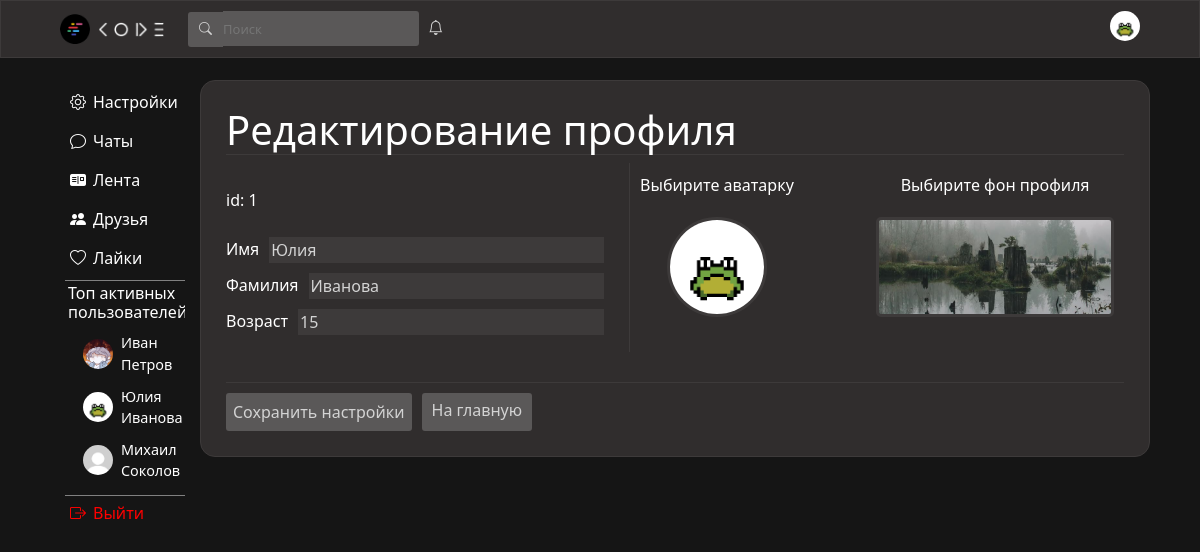
The app's page /settings (signed in) with its own data.
### data/users.py (models this page shows, shortened)
class User(SqlAlchemyBase, UserMixin, SerializerMixin):
    __tablename__ = "users"
    id = sqlalchemy.Column(sqlalchemy.Integer, primary_key=True, autoincrement=True)
    surname = sqlalchemy.Column(sqlalchemy.String)
    name = sqlalchemy.Column(sqlalchemy.String)
    age = sqlalchemy.Column(sqlalchemy.Integer)
    city = sqlalchemy.Column(sqlalchemy.String)
    email = sqlalchemy.Column(sqlalchemy.String, unique=True)
    hashed_password = sqlalchemy.Column(sqlalchemy.String)
    post_ids = sqlalchemy.Column(sqlalchemy.String)
    comment_ids = sqlalchemy.Column(sqlalchemy.String)
    post_like_ids = sqlalchemy.Column(sqlalchemy.String)
    post_like_guide_category_ids = sqlalchemy.Column(sqlalchemy.String)
    post_like_ideas_category_ids = sqlalchemy.Column(sqlalchemy.String)
    post_like_mems_category_ids = sqlalchemy.Column(sqlalchemy.String)
    post_like_common_category_ids = sqlalchemy.Column(sqlalchemy.String)
    friends_ids = sqlalchemy.Column(sqlalchemy.String)
    friends_requests = sqlalchemy.Column(sqlalchemy.String)
    own_requests = sqlalchemy.Column(sqlalchemy.String)
    chats_ids = sqlalchemy.Column(sqlalchemy.String)
    img_profile = sqlalchemy.Column(sqlalchemy.String)
    img_avatar = sqlalchemy.Column(sqlalchemy.String)
    sex = sqlalchemy.Column(sqlalchemy.String)
    private_chat_ids = sqlalchemy.Column(sqlalchemy.String)
    modified_date = sqlalchemy.Column(sqlalchemy.DateTime, default=datetime.datetime.now)
    comments = orm.relationship("Comments", back_populates='user')
    posts = orm.relationship("Posts", back_populates='user')

### server.py (the view, shortened to what this page needs)
@app.route("/settings", methods=["GET", "POST"])
def settings():
    if not current_user.is_authenticated:
        return redirect("/")
    form2 = SettingsForm()
    form = SerchUserForm()
    if form.validate_on_submit() and form.serch_user_id.data:
        return redirect(f"/id/{form.serch_user_id.data}")
    db_sess = db_session.create_session()
    friend_requests = current_user.friends_requests
    friends_from_request = []
    if friend_requests:
        for i in friend_requests.split(","):
            friends_from_request.append(db_sess.query(User).filter(User.id == int(i)).first())
    name = current_user.name
    surname = current_user.surname
    age = current_user.age
    form2.client_id.data = current_user.id
    if request.method == "GET":
        form2.name.data = name
        form2.surname.data = surname
        form2.age.data = age
        form2.client_id.data = current_user.id
        return render_template(
            "setings.html",
            form=form,
            ClientId=f"/id/{current_user.id}",
            form2=form2,
            friends_from_request=friends_from_request,
            seeFilter=False,
            top_users=get_activ(db_sess),
            user=current_user
        )

### forms/edit_profile.py
class SettingsForm(FlaskForm):
    client_id = StringField('ID', render_kw={'readonly': True})
    name = StringField('Имя', validators=[DataRequired()])
    surname = StringField('Фамилия', validators=[DataRequired()])
    age = IntegerField('Возраст', validators=[DataRequired()])
    avatar = FileField('Выбирите фото профиля')
    background = FileField('Выбирите фон профиля')
    submit = SubmitField('Сохранить настройки')

### forms/serch_user.py
class SerchUserForm(FlaskForm):
    serch_user_id = StringField()

### data/db_session.py (called while the page is built)
def create_session() -> Session:
    global __factory
    return __factory()

### server.py (called while the page is built)
def get_activ(db_sess):
    active_users = []
    for user in db_sess.query(User).all():
        likes_count = len(user.post_like_ids.split(",")) if user.post_like_ids else 0
        posts_count = len(user.post_ids.split(",")) if user.post_ids else 0
        activity_score = likes_count + 2 * posts_count
        if activity_score > 0:
            active_users.append({
                'user': user,
                'score': activity_score
            })
    active_users.sort(key=lambda x: x['score'], reverse=True)
    top_users = [item['user'] for item in active_users[:3]]
    return top_users

@login_manager.user_loader
def load_user(user_id):
    db_sess = db_session.create_session()
    return db_sess.query(User).get(user_id)

### templates/setings.html (shortened to what this page needs)
{% extends "base.html" %}
{% block content %}
    <div class="edit-profile-form">
        <h1 class="edit-title">Редактирование профиля</h1>
        <form method="post" enctype="multipart/form-data">
            <div style="display: flex; flex-direction: row;">
                <div class="grop-inputs">
                    <p class="id">id: {{ form2.client_id.data }}</p>
                    <div class="input-with-lbl">
                        {{ form2.name.label(class="edit-label-text") }}<br>
                        {{ form2.name(class="text-input-edit") }}
                    </div>
                    <div class="input-with-lbl">
                        {{ form2.surname.label(class="edit-label-text") }}<br>
                        {{ form2.surname(class="text-input-edit") }}
                    </div>
                    <div class="input-with-lbl">
                        {{ form2.age.label(class="edit-label-text") }}<br>
                        {{ form2.age(class="text-input-edit") }}
                    </div>
                </div>
                <div style="display: flex; flex-direction: row; justify-content: space-between; padding: 10px;" class="grop-inputs-file">
                    <div class="input-file-with-lbl">
                        <label style="display: flex; flex-direction: column; align-items: center; justify-content: center;" for="avatar" >
                            <p style="color: white; margin-bottom: 20px;">Выбирите аватарку</p>
                            <div style="position: relative; top:0; left: 0; width: 100px; height: 100px; border-color: #3d3a3a;" class="avatar-box">
                                <img id="avatar-preview" class="avatar-img" style="width: 100px; height: 100px;" src="{{ user.img_avatar or '../static/img/avatar.jpg' }}">
                            </div>
                        </label>
                    </div>
                    <div class="input-file-with-lbl">
                        <label style="display: flex; flex-direction: column; align-items: center; justify-content: center;" for="background" >
                            <p style="color: white; margin-bottom: 20px;">Выбирите фон профиля</p>
                            <div style="position: relative; top:0; left: 0; width: 238px; height: 100px; border-color: #3d3a3a; border-radius: 5px;" class="avatar-box">
                                <img id="background-preview" class="avatar-img" style="width: 238px; height: 100px;" src="{{ user.img_profile or '../static/img/profile_img.jpg' }}">
                            </div>
                        </label>
                    </div>
                </div>
            </div>
            <div style="border-top: 1px solid #3d3a3a; padding-top: 10px; margin-top: 30px;">
                <div style="display: flex; flex-direction: row;">{{ form2.submit(class="submit") }}<a style="color: lightgray; margin-left: 10px;" class="back-create-chat" href="/main">На главную</a></div>
            </div>
        </form>
    </div>
{% endblock %}

### templates/base.html (shortened to what this page needs)
<!DOCTYPE html>
<html lang="en">
<head>
    <link rel="stylesheet"
    href="https://cdn.jsdelivr.net/npm/bootstrap@5.0.0-beta1/dist/css/bootstrap.min.css"
>
        <link href="https://cdn.jsdelivr.net/npm/bootstrap@5.3.2/dist/css/bootstrap.min.css" rel="stylesheet">
    <link rel="stylesheet" href="https://cdn.jsdelivr.net/npm/bootstrap-icons@1.8.1/font/bootstrap-icons.css">
    <link rel="stylesheet" type="text/css" href="../static/css/style.css" />
</head>
<body>
    <header style="z-index: 99999999;">
        <div class="wrapper">
            <div style="text-align: left;">
                <img src="../static/img/logo.png" class="logo">
                <img src="../static/img/name.png" class="name">
                <form style="position: relative;" class="serch-form" method="post">
                    <i class="bi bi-search serch-img"></i>{{ form.serch_user_id(id="serch", class="serch", style="padding: 0px;", placeholder="Поиск") }}
                </form>
                <div style="display: inline-block; position: relative;">
                    <i onclick="event.stopPropagation()" class="bi bi-bell bell-style"></i>
                </div>
            </div>
            <div style="text-align: right; min-width: 30px;">
                <div class="avatar-box-heder">
                    {% if current_user.img_avatar %}
                        <a id="avatar-img-heder-linck" href={{ClientId}}><img class="avatar-img-heder" src="{{current_user.img_avatar}}" alt=""></a>
                    {% else %}
                        <a id="avatar-img-heder-linck" href={{ClientId}}><img class="avatar-img-heder" src="../static/img/avatar.jpg"></a>
                    {% endif %}
                </div>
            </div>
        </div>
    </header>
    <main>
        <div class="something">
            <div class="menu">
                <ul style="position: sticky; top: 70px;">
                    <li class="menu-li"><a href="/settings"><i style="margin-right: 7px;" class="bi bi-gear"></i>Настройки</a></li>
                    <li class="menu-li"><a href="/chats"><i style="margin-right: 7px;" class="bi bi-chat"></i>Чаты</a></li>
                    <li class="menu-li"><a href="/main"><i style="margin-right: 7px;" class="bi bi-postcard-fill"></i>Лента</a></li>
                    <li class="menu-li"><a href="/friends"><i style="margin-right: 7px;" class="bi bi-people-fill"></i>Друзья</a></li>
                    <li class="menu-li"><a href="/likes"><i style="margin-right: 7px;" class="bi bi-heart"></i>Лайки</a></li>
                    <li style="list-style: none; border-top: 1px solid gray; border-bottom: 1px solid gray; width: 120px; overflow: hidden; padding: 3px;">
                        <h6 style="color: white;">Топ активных пользователей:</h6>
                        {% if top_users %}
                            <div class="top-users-list" style="margin-left: 15px;">
                                {% for user in top_users[:3] %}
                                    <div class="top-user-item" style="margin-bottom: 10px;">
                                        <a href="/id/{{ user.id }}" style="display: flex; align-items: center; text-decoration: none; color: inherit;">
                                            <img src="{{ user.img_avatar or '../static/img/avatar.jpg' }}"
                                                 style="width: 30px; height: 30px; border-radius: 50%; margin-right: 8px; object-fit: cover;">
                                            <span style="color: white;">{{ user.name }} {{ user.surname }}</span>
                                        </a>
                                    </div>
                                {% endfor %}
                            </div>
                        {% else %}
                            <p style="color: #999; font-size: 0.9rem; margin-left: 15px;">Пока нет активных пользователей</p>
                        {% endif %}
                    </li>
                    {% if current_user.is_authenticated %}
                        <li style="color: red;" class="menu-li"><a style="color: red;" href="/logout"><i style="margin-right: 7px; color: red;" class="bi bi-box-arrow-right"></i>Выйти</a></li>
                    {% endif %}
                </ul>
            </div>
            <div class="user-info">
                {% block content %}{% endblock %}
            </div>
        </div>
    </main>
</body>
</html>

### static/css/style.css (style rules this page uses)
body { background-color: #151515; }
.wrapper { display: flex; justify-content: space-between; padding: 10px; width: 1100px; }
.logo { height: 30px; width: auto; margin-right: 5px; }
.top-users-list { margin-top: 10px; }
.top-user-item { transition: transform 0.2s; }
.top-user-item span { font-size: 0.9rem; color: #e0e0e0; }
.name { width: auto; height:15px; }
.serch-form { display: inline-block; }
.serch { box-sizing: border-box; border: none; background-color: #5a5858; color: lightgray; outline: 0; border-radius: 0px 3px 3px 0px; height: 35px; font-size: 13px; }
.serch-img { position: relative; display: inline-block; background-color: #5a5858; color: lightgray; border-radius: 3px 0px 0px 3px; height: 35px; width: 35px; text-align: center; line-height: 35px; font-size: 13px; margin-left: 20px; }
.bell-style { color: lightgray; margin-left: 5px; font-size: 15px; }
main { margin-top: 70px; display: flex; flex-direction: column; align-items: center; min-width: 1100px; }
.avatar-box { position: absolute; top:-65px; left: 20px; overflow:hidden; width:150px; height:150px; border: 3px solid #302d2d; border-radius: 50%; }
.avatar-img { position: absolute; top:50%; left:50%; transform:translate(-50%,-50%); width:150px; height:150px; object-fit:cover; }
.avatar-img-heder { position: absolute; top:50%; left:50%; transform:translate(-50%,-50%); width:30px; height:30px; object-fit:cover; }
.avatar-box-heder { position: relative; overflow:hidden; width:30px; height:30px; border-radius: 50%; }
.user-info { display: flex; flex-direction: column; align-items: center; }
.menu { width: 145px; margin-right: 5px; }
.menu-li { list-style-type: none; }
.menu-li:not(:last-child) { margin-bottom: 5px; }
.menu-li a, .menu-li p { display: block; color: white; border-radius: 5px; text-decoration: none; padding: 5px; }
.menu ul { margin-top: 15px; padding-left: 15px; }
.something { box-sizing: border-box; display: flex; flex-direction: row; justify-content: center; width: 1100px; }
header { top:0; position: fixed; display: flex; justify-content: center; background-color: #302d2d; border: 1px solid #3d3a3a; left: 0; right: 0; }
.edit-profile-form { box-sizing: border-box; width: 950px; padding: 25px; background-color: #302d2d; border: 1px solid #3d3a3a; border-radius: 15px; margin-top: 10px; }
.text-input-edit { width: 100%; box-sizing: border-box; background-color: #3d3a3a; color: lightgray; border: none; outline: 0; }
.edit-title { color: white; border-bottom: #3d3a3a 1px solid; }
.edit-label-text { color: white; margin-right: 10px; }
.id { margin-top: 25px; margin-bottom: 25px; color: white; }
.grop-inputs { box-sizing: border-box; width: 45%; text-align: left; padding-right: 25px; border-right: #3d3a3a 1px solid; }
.input-with-lbl { display: flex; flex-direction: row; }
.input-with-lbl:not(:last-child) { margin-bottom: 10px; }
.grop-inputs-file { width: 55%; }
.input-file-with-lbl:not(:last-child) { margin-bottom: 25px; }
.submit { border: none; color: lightgray; background-color: #5a5858; border-radius: 3px; padding: 7px; }
.back-create-chat { color: white; text-decoration: none; background-color: #5a5858; border-radius: 3px; padding: 5px 10px; }

### records on screen
User: shows a picture, name "Иван", surname "Петров"
User: shows a picture, name "Юлия", surname "Иванова", age "15", img_profile (picture)
User: shows a picture, name "Михаил", surname "Соколов"
